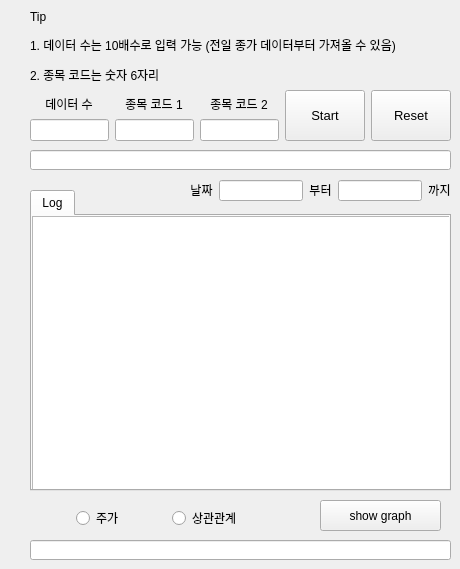
      <widget class="QWidget" name="tab_3">
       <attribute name="title">
        <string>두 종목 상관관계 분석</string>
       </attribute>
       <widget class="QWidget" name="horizontalLayoutWidget_5">
        <property name="geometry">
         <rect>
          <x>30</x>
          <y>90</y>
          <width>421</width>
          <height>51</height>
         </rect>
        </property>
        <layout class="QHBoxLayout" name="horizontalLayout3_1">
         <item>
          <layout class="QHBoxLayout" name="horizontalLayout3_2">
           <item>
            <layout class="QVBoxLayout" name="verticalLayout3_1">
             <item alignment="Qt::AlignHCenter|Qt::AlignBottom">
              <widget class="QLabel" name="label3_1">
               <property name="sizePolicy">
                <sizepolicy hsizetype="Fixed" vsizetype="Fixed">
                 <horstretch>0</horstretch>
                 <verstretch>0</verstretch>
                </sizepolicy>
               </property>
               <property name="font">
                <font>
                 <pointsize>9</pointsize>
                 <stylestrategy>PreferAntialias</stylestrategy>
                </font>
               </property>
               <property name="text">
                <string>데이터 수</string>
               </property>
               <property name="alignment">
                <set>Qt::AlignCenter</set>
               </property>
              </widget>
             </item>
             <item>
              <widget class="QLineEdit" name="data_len3">
               <property name="sizePolicy">
                <sizepolicy hsizetype="Ignored" vsizetype="Ignored">
                 <horstretch>0</horstretch>
                 <verstretch>0</verstretch>
                </sizepolicy>
               </property>
               <property name="inputMethodHints">
                <set>Qt::ImhDigitsOnly</set>
               </property>
               <property name="text">
                <string/>
               </property>
               <property name="alignment">
                <set>Qt::AlignCenter</set>
               </property>
              </widget>
             </item>
            </layout>
           </item>
           <item>
            <layout class="QVBoxLayout" name="verticalLayout3_2">
             <item alignment="Qt::AlignHCenter|Qt::AlignBottom">
              <widget class="QLabel" name="label3_2">
               <property name="sizePolicy">
                <sizepolicy hsizetype="Fixed" vsizetype="Fixed">
                 <horstretch>0</horstretch>
                 <verstretch>0</verstretch>
                </sizepolicy>
               </property>
               <property name="font">
                <font>
                 <pointsize>9</pointsize>
                 <stylestrategy>PreferAntialias</stylestrategy>
                </font>
               </property>
               <property name="text">
                <string>종목 코드 1</string>
               </property>
               <property name="alignment">
                <set>Qt::AlignCenter</set>
               </property>
              </widget>
             </item>
             <item>
              <widget class="QLineEdit" name="stock_num3_1">
               <property name="sizePolicy">
                <sizepolicy hsizetype="Ignored" vsizetype="Ignored">
                 <horstretch>0</horstretch>
                 <verstretch>0</verstretch>
                </sizepolicy>
               </property>
               <property name="inputMethodHints">
                <set>Qt::ImhDigitsOnly</set>
               </property>
               <property name="text">
                <string/>
               </property>
               <property name="alignment">
                <set>Qt::AlignCenter</set>
               </property>
              </widget>
             </item>
            </layout>
           </item>
           <item>
            <layout class="QVBoxLayout" name="verticalLayout3_3">
             <item alignment="Qt::AlignHCenter|Qt::AlignBottom">
              <widget class="QLabel" name="label3_3">
               <property name="sizePolicy">
                <sizepolicy hsizetype="Fixed" vsizetype="Fixed">
                 <horstretch>0</horstretch>
                 <verstretch>0</verstretch>
                </sizepolicy>
               </property>
               <property name="font">
                <font>
                 <pointsize>9</pointsize>
                 <stylestrategy>PreferAntialias</stylestrategy>
                </font>
               </property>
               <property name="text">
                <string>종목 코드 2</string>
               </property>
               <property name="alignment">
                <set>Qt::AlignCenter</set>
               </property>
              </widget>
             </item>
             <item>
              <widget class="QLineEdit" name="stock_num3_2">
               <property name="sizePolicy">
                <sizepolicy hsizetype="Ignored" vsizetype="Ignored">
                 <horstretch>0</horstretch>
                 <verstretch>0</verstretch>
                </sizepolicy>
               </property>
               <property name="inputMethodHints">
                <set>Qt::ImhDigitsOnly</set>
               </property>
               <property name="text">
                <string/>
               </property>
               <property name="alignment">
                <set>Qt::AlignCenter</set>
               </property>
              </widget>
             </item>
            </layout>
           </item>
          </layout>
         </item>
         <item>
          <widget class="QPushButton" name="Start_btn3">
           <property name="sizePolicy">
            <sizepolicy hsizetype="Maximum" vsizetype="Ignored">
             <horstretch>0</horstretch>
             <verstretch>0</verstretch>
            </sizepolicy>
           </property>
           <property name="font">
            <font>
             <pointsize>10</pointsize>
             <stylestrategy>PreferAntialias</stylestrategy>
            </font>
           </property>
           <property name="autoFillBackground">
            <bool>false</bool>
           </property>
           <property name="text">
            <string>Start</string>
           </property>
           <property name="autoDefault">
            <bool>false</bool>
           </property>
          </widget>
         </item>
         <item>
          <widget class="QPushButton" name="Reset_btn3">
           <property name="sizePolicy">
            <sizepolicy hsizetype="Maximum" vsizetype="Ignored">
             <horstretch>0</horstretch>
             <verstretch>0</verstretch>
            </sizepolicy>
           </property>
           <property name="font">
            <font>
             <pointsize>10</pointsize>
             <stylestrategy>PreferAntialias</stylestrategy>
            </font>
           </property>
           <property name="autoFillBackground">
            <bool>false</bool>
           </property>
           <property name="text">
            <string>Reset</string>
           </property>
          </widget>
         </item>
        </layout>
       </widget>
       <widget class="QLabel" name="tips3">
        <property name="geometry">
         <rect>
          <x>30</x>
          <y>10</y>
          <width>421</width>
          <height>71</height>
         </rect>
        </property>
        <property name="sizePolicy">
         <sizepolicy hsizetype="Fixed" vsizetype="Fixed">
          <horstretch>0</horstretch>
          <verstretch>0</verstretch>
         </sizepolicy>
        </property>
        <property name="font">
         <font>
          <pointsize>9</pointsize>
          <stylestrategy>PreferAntialias</stylestrategy>
         </font>
        </property>
        <property name="inputMethodHints">
         <set>Qt::ImhNone</set>
        </property>
        <property name="frameShape">
         <enum>QFrame::NoFrame</enum>
        </property>
        <property name="frameShadow">
         <enum>QFrame::Plain</enum>
        </property>
        <property name="text">
         <string>&lt;html&gt;&lt;head/&gt;&lt;body&gt;&lt;p&gt;Tip&lt;/p&gt;&lt;p&gt;1. 데이터 수는 10배수로 입력 가능 (전일 종가 데이터부터 가져올 수 있음)&lt;/p&gt;&lt;p&gt;2. 종목 코드는 숫자 6자리&lt;/p&gt;&lt;/body&gt;&lt;/html&gt;</string>
        </property>
        <property name="textFormat">
         <enum>Qt::AutoText</enum>
        </property>
        <property name="alignment">
         <set>Qt::AlignLeading|Qt::AlignLeft|Qt::AlignVCenter</set>
        </property>
       </widget>
       <widget class="QLineEdit" name="result3_1">
        <property name="geometry">
         <rect>
          <x>30</x>
          <y>150</y>
          <width>421</width>
          <height>20</height>
         </rect>
        </property>
        <property name="font">
         <font>
          <weight>75</weight>
          <bold>true</bold>
         </font>
        </property>
        <property name="cursor">
         <cursorShape>IBeamCursor</cursorShape>
        </property>
        <property name="alignment">
         <set>Qt::AlignCenter</set>
        </property>
        <property name="readOnly">
         <bool>true</bool>
        </property>
       </widget>
       <widget class="QTabWidget" name="tabWidget_2">
        <property name="geometry">
         <rect>
          <x>30</x>
          <y>190</y>
          <width>421</width>
          <height>301</height>
         </rect>
        </property>
        <property name="currentIndex">
         <number>0</number>
        </property>
        <widget class="QWidget" name="tab2_1">
         <attribute name="title">
          <string>Log</string>
         </attribute>
         <widget class="QTextBrowser" name="log3">
          <property name="geometry">
           <rect>
            <x>0</x>
            <y>0</y>
            <width>421</width>
            <height>281</height>
           </rect>
          </property>
         </widget>
        </widget>
       </widget>
       <widget class="QPushButton" name="show_graph_btn3">
        <property name="geometry">
         <rect>
          <x>320</x>
          <y>500</y>
          <width>121</width>
          <height>31</height>
         </rect>
        </property>
        <property name="text">
         <string>show graph</string>
        </property>
       </widget>
       <widget class="QLineEdit" name="result3_2">
        <property name="geometry">
         <rect>
          <x>30</x>
          <y>540</y>
          <width>421</width>
          <height>20</height>
         </rect>
        </property>
        <property name="font">
         <font>
          <weight>75</weight>
          <bold>true</bold>
         </font>
        </property>
        <property name="cursor">
         <cursorShape>IBeamCursor</cursorShape>
        </property>
        <property name="alignment">
         <set>Qt::AlignCenter</set>
        </property>
        <property name="readOnly">
         <bool>true</bool>
        </property>
       </widget>
       <widget class="QWidget" name="horizontalLayoutWidget">
        <property name="geometry">
         <rect>
          <x>34</x>
          <y>503</y>
          <width>251</width>
          <height>31</height>
         </rect>
        </property>
        <layout class="QHBoxLayout" name="horizontalLayout3_4">
         <item>
          <widget class="QRadioButton" name="stock">
           <property name="sizePolicy">
            <sizepolicy hsizetype="Fixed" vsizetype="Fixed">
             <horstretch>0</horstretch>
             <verstretch>0</verstretch>
            </sizepolicy>
           </property>
           <property name="text">
            <string>주가</string>
           </property>
          </widget>
         </item>
         <item>
          <widget class="QRadioButton" name="cor">
           <property name="sizePolicy">
            <sizepolicy hsizetype="Fixed" vsizetype="Fixed">
             <horstretch>0</horstretch>
             <verstretch>0</verstretch>
            </sizepolicy>
           </property>
           <property name="text">
            <string>상관관계</string>
           </property>
          </widget>
         </item>
        </layout>
       </widget>
       <widget class="QWidget" name="horizontalLayoutWidget_2">
        <property name="geometry">
         <rect>
          <x>190</x>
          <y>180</y>
          <width>261</width>
          <height>21</height>
         </rect>
        </property>
        <layout class="QHBoxLayout" name="horizontalLayout3_3">
         <item>
          <widget class="QLabel" name="label3_4">
           <property name="sizePolicy">
            <sizepolicy hsizetype="Fixed" vsizetype="Fixed">
             <horstretch>0</horstretch>
             <verstretch>0</verstretch>
            </sizepolicy>
           </property>
           <property name="font">
            <font>
             <pointsize>9</pointsize>
             <stylestrategy>PreferAntialias</stylestrategy>
            </font>
           </property>
           <property name="text">
            <string>날짜</string>
           </property>
           <property name="alignment">
            <set>Qt::AlignCenter</set>
           </property>
          </widget>
         </item>
         <item>
          <widget class="QLineEdit" name="start_date3">
           <property name="sizePolicy">
            <sizepolicy hsizetype="Ignored" vsizetype="Ignored">
             <horstretch>0</horstretch>
             <verstretch>0</verstretch>
            </sizepolicy>
           </property>
           <property name="inputMethodHints">
            <set>Qt::ImhDigitsOnly</set>
           </property>
           <property name="text">
            <string/>
           </property>
           <property name="alignment">
            <set>Qt::AlignCenter</set>
           </property>
           <property name="readOnly">
            <bool>true</bool>
           </property>
          </widget>
         </item>
         <item>
          <widget class="QLabel" name="label3_5">
           <property name="sizePolicy">
            <sizepolicy hsizetype="Fixed" vsizetype="Fixed">
             <horstretch>0</horstretch>
             <verstretch>0</verstretch>
            </sizepolicy>
           </property>
           <property name="font">
            <font>
             <pointsize>9</pointsize>
             <stylestrategy>PreferAntialias</stylestrategy>
            </font>
           </property>
           <property name="text">
            <string>부터</string>
           </property>
           <property name="alignment">
            <set>Qt::AlignCenter</set>
           </property>
          </widget>
         </item>
         <item>
          <widget class="QLineEdit" name="end_date3">
           <property name="sizePolicy">
            <sizepolicy hsizetype="Ignored" vsizetype="Ignored">
             <horstretch>0</horstretch>
             <verstretch>0</verstretch>
            </sizepolicy>
           </property>
           <property name="inputMethodHints">
            <set>Qt::ImhDigitsOnly</set>
           </property>
           <property name="text">
            <string/>
           </property>
           <property name="alignment">
            <set>Qt::AlignCenter</set>
           </property>
           <property name="readOnly">
            <bool>true</bool>
           </property>
          </widget>
         </item>
         <item>
          <widget class="QLabel" name="label3_6">
           <property name="sizePolicy">
            <sizepolicy hsizetype="Fixed" vsizetype="Fixed">
             <horstretch>0</horstretch>
             <verstretch>0</verstretch>
            </sizepolicy>
           </property>
           <property name="font">
            <font>
             <pointsize>9</pointsize>
             <stylestrategy>PreferAntialias</stylestrategy>
            </font>
           </property>
           <property name="text">
            <string>까지</string>
           </property>
           <property name="alignment">
            <set>Qt::AlignCenter</set>
           </property>
          </widget>
         </item>
        </layout>
       </widget>
      </widget>
